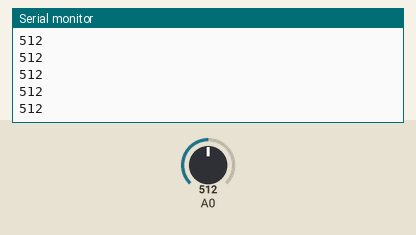
Simulated run of this sketch. Board: Arduino Uno, built with avr-gcc and run on an emulated ATmega328P. Parts: the last lines printed to the serial monitor. The inputs (shaded band) are chosen by the test bench; at power-on: A0 = 512.

Above: at 1.2 s.
1.3 s: A0 set to 390
At 1.56 s:
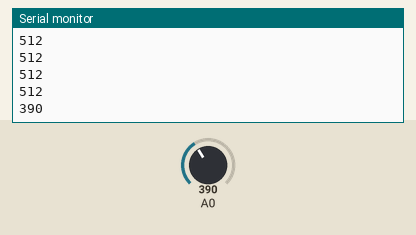
2.8 s: A0 set to 410
At 2.96 s:
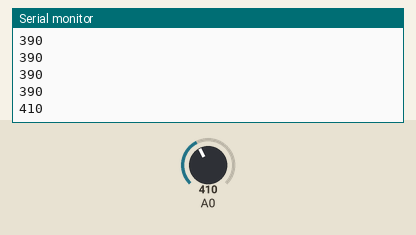
Timing chart, 0 to 5.8 s (numbered marks = the images above; inputs shaded):
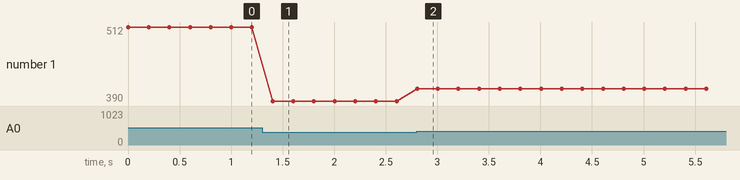

Measured:
- after the input at 1.3 s, the serial monitor: prints a new line after 0.10 s (image 1)
- after the input at 2.8 s, the serial monitor: prints a new line at once (image 2)
- plotted number 1: 512 → 390 after the input at 1.3 s, 390 → 410 after the input at 2.8 s

The sketch:

gasArduino2.ino
```cpp
//const int ledPin =  13;      // the number of the LED pin
const int thresholdvalue=400;//The threshold to turn the led on
void setup() {
     //pinMode(ledPin, OUTPUT);
     Serial.begin(9600);
}

void loop() {
  int sensorValue = analogRead(A0);//use A0 to read the electrical signal

  //if(sensorValue>thresholdvalue)
  Serial.println(sensorValue);
  //digitalWrite(ledPin,HIGH);//if the value read from A0 is larger than 400,then light the LED
  delay(200);
  //digitalWrite(ledPin,LOW);
}
```
